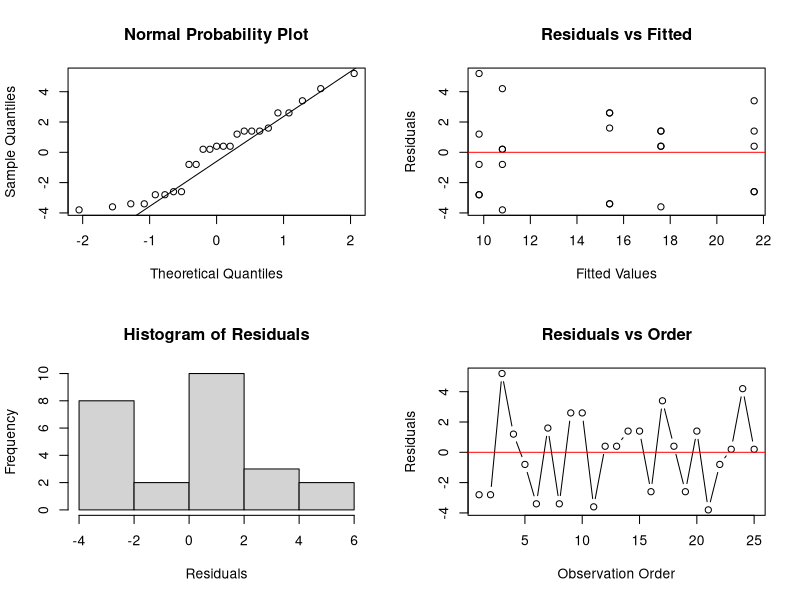
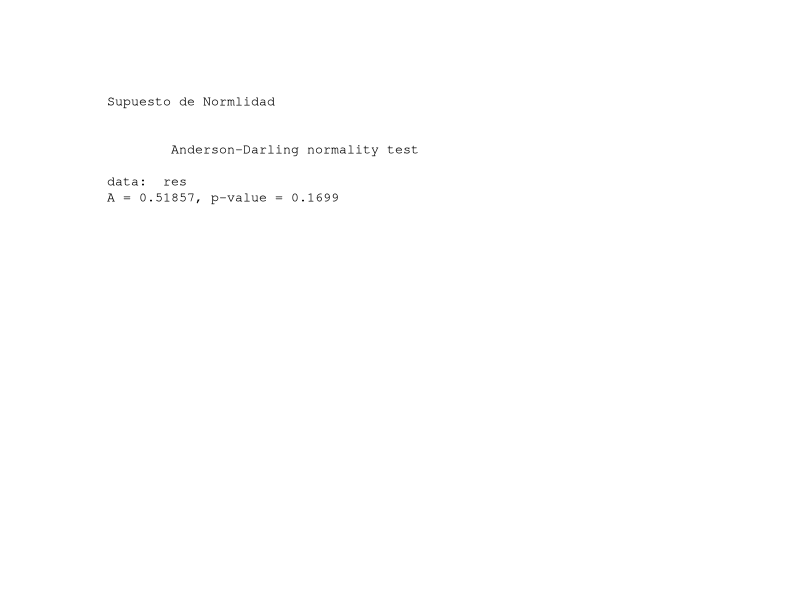
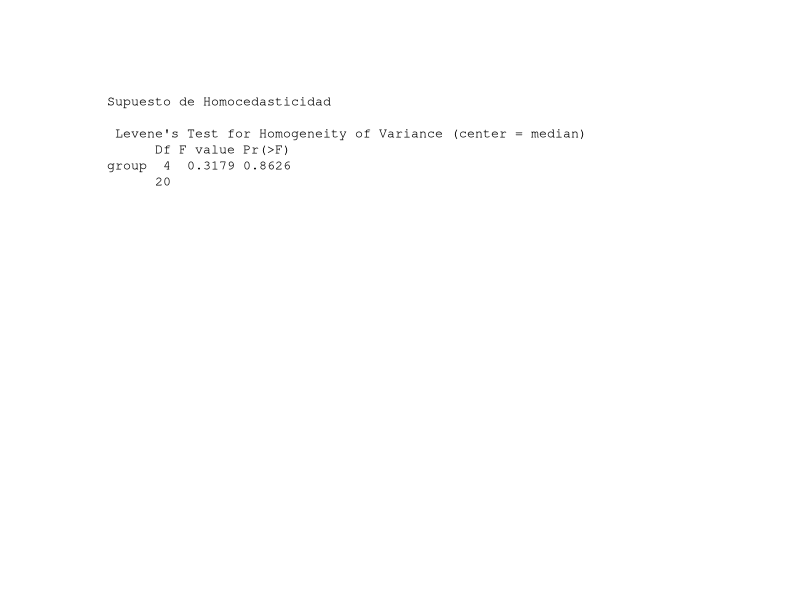
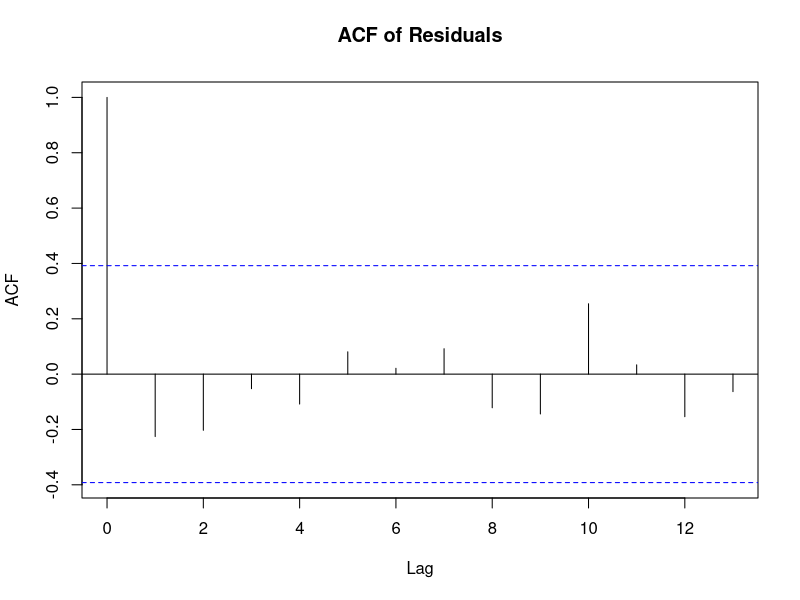
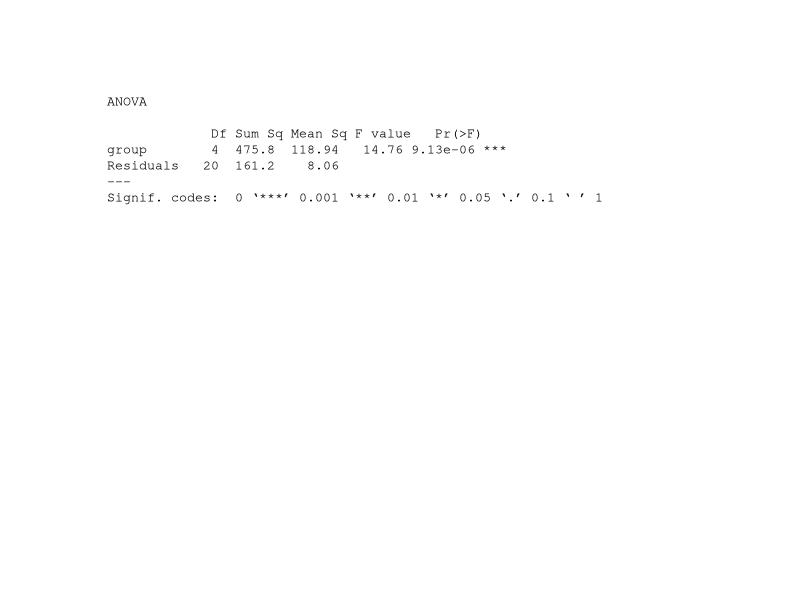
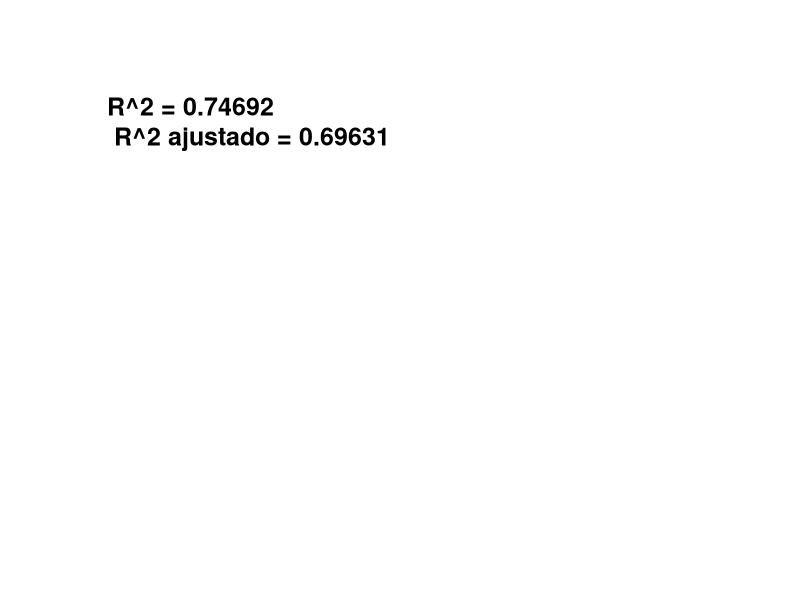

Write the R code that produced these figures, in order.
############################################################
# IMPORTACIONES
############################################################

library(nortest)
library(car)

############################################################
# NOMBRE BASE
############################################################

base_name <- "LAB_DOE_4"

############################################################
# DATOS
############################################################

group1 <- c(7, 7, 15, 11, 9)
group2 <- c(12, 17, 12, 18, 18)
group3 <- c(14, 18, 18, 19, 19)
group4 <- c(19, 25, 22, 19, 23)
group5 <- c(7, 10, 11, 15, 11)

values <- c(group1, group2, group3, group4, group5)
group <- factor(rep(c("15", "20", "25", "30", "35"), each = 5))

############################################################
# MODELO ANOVA
############################################################

anova_model <- aov(values ~ group)

res <- residuals(anova_model)
fit <- fitted(anova_model)

r2 <- summary.lm(anova_model)$r.squared
r2_adj <- summary.lm(anova_model)$adj.r.squared

############################################################
# 1. FOUR-IN-ONE
############################################################

png(paste0(base_name, "_1_FOUR_IN_ONE.png"),
    width = 1200, height = 1200, res = 150)

par(mfrow = c(2,2))

qqnorm(res, main = "Normal Probability Plot")
qqline(res)

plot(fit, res,
     main = "Residuals vs Fitted",
     xlab = "Fitted Values",
     ylab = "Residuals")
abline(h = 0, col = "red")

hist(res,
     main = "Histogram of Residuals",
     xlab = "Residuals")

plot(res,
     main = "Residuals vs Order",
     xlab = "Observation Order",
     ylab = "Residuals",
     type = "b")
abline(h = 0, col = "red")

dev.off()

############################################################
# 2. Supuesto de Normlidad
############################################################

png(paste0(base_name, "_2_AD.png"),
    width = 1000, height = 800, res = 150)

plot.new()

norm_txt <- capture.output(ad.test(res))

text(0, 1,
     paste("Supuesto de Normlidad\n\n", paste(norm_txt, collapse = "\n")),
     adj = c(0,1),
     family = "mono",
     cex = 0.8)

dev.off()

############################################################
# 3. Supuesto de Homocedasticidad
############################################################

png(paste0(base_name, "_3_Homocedasticidad.png"),
    width = 1000, height = 800, res = 150)

plot.new()

homo_txt <- capture.output(leveneTest(res ~ group))

text(0, 1,
     paste("Supuesto de Homocedasticidad\n\n", paste(homo_txt, collapse = "\n")),
     adj = c(0,1),
     family = "mono",
     cex = 0.8)

dev.off()


############################################################
# 4. ACF
############################################################

png(paste0(base_name, "_4_ACF.png"),
    width = 800, height = 600, res = 150)

acf(res, main = "ACF of Residuals")

dev.off()

############################################################
# 5. ANOVA
############################################################

png(paste0(base_name, "_5_ANOVA.png"),
    width = 1000, height = 800, res = 150)

plot.new()

anova_txt <- capture.output(summary(anova_model))

text(0, 1,
     paste("ANOVA\n\n", paste(anova_txt, collapse = "\n")),
     adj = c(0,1),
     family = "mono",
     cex = 0.8)

dev.off()

############################################################
# 6. R cuadrado
############################################################

png(paste0(base_name, "_6_R2.png"),
    width = 1000, height = 600, res = 150)

plot.new()

text(0, 1,
     paste(
       "R^2 =", round(r2, 5), "\n",
       "R^2 ajustado =", round(r2_adj, 5)
     ),
     adj = c(0,1),
     cex = 1.5,
     font = 2)

dev.off()
